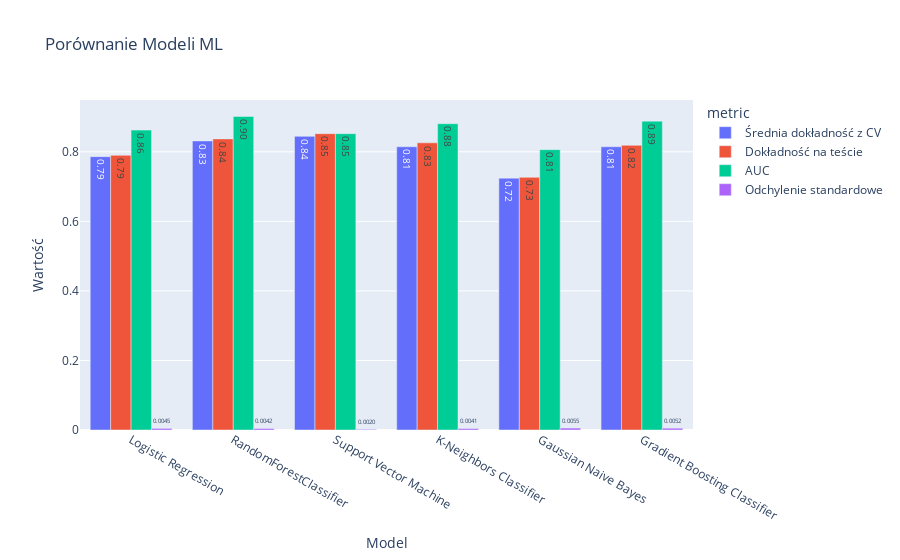

The code cell stored with this chart in its notebook:
### Markdown cell above
### 5.2.1 Chart comparing models
The chart shows a comparison of selected metrics for different machine learning models. Each bar represents a value for one of four metrics: 'Average Accuracy with CV,' 'Accuracy on Test,' 'AUC' (Area Under the ROC Curve), and 'Standard Deviation.'

This chart allows you to quickly compare the performance of models on different metrics, making it easier to draw conclusions about their effectiveness in the classification task being analyzed.

### Code cell
# Convert dataframe to long format
df_long = df.melt(id_vars=['model'], value_vars=['average_cv_score', 'accuracy_test', 'auc', 'std_dev'],
                               var_name='metric', value_name='value')

# Mapping Polish names of metrics
metric_mapping = {
    'average_cv_score': 'Średnia dokładność z CV',
    'std_dev': 'Odchylenie standardowe',
    'accuracy_test': 'Dokładność na teście',
    'auc': 'AUC'
}

df_long['metric'] = df_long['metric'].map(metric_mapping)

# Add labels to the top of bars with custom formatting
df_long['text'] = df_long.apply(lambda x: f'{x["value"]:.4f}' if x['metric'] == 'Odchylenie standardowe' else f'{x["value"]:.2f}', axis=1)

# Create the bar chart
fig = px.bar(df_long, x='model', y='value', color='metric',
             title='Porównanie Modeli ML',
             labels={'value': 'Wartość', 'variable': 'Metryka', 'model': 'Model'},
             barmode='group',
             text='text')

# Display the chart
fig.show()

### Figure 1 — Plotly figure (JSON) as saved in the notebook; plotly's stock layout.template omitted (floating-point values rounded to 4 significant figures)
{"data": [{"alignmentgroup": "True", "hovertemplate": "metric=Średnia dokładność z CV<br>Model=%{x}<br>Wartość=%{y}<br>text=%{text}<extra></extra>", "legendgroup": "Średnia dokładność z CV", "marker": {"color": "#636efa", "pattern": {"shape": ""}}, "name": "Średnia dokładność z CV", "offsetgroup": "Średnia dokładność z CV", "orientation": "v", "showlegend": true, "text": ["0.79", "0.83", "0.84", "0.81", "0.72", "0.81"], "textposition": "auto", "type": "bar", "x": ["Logistic Regression", "RandomForestClassifier", "Support Vector Machine", "K-Neighbors Classifier", "Gaussian Naive Bayes", "Gradient Boosting Classifier"], "xaxis": "x", "y": [0.786, 0.8314, 0.8444, 0.8145, 0.7243, 0.8145], "yaxis": "y"}, {"alignmentgroup": "True", "hovertemplate": "metric=Dokładność na teście<br>Model=%{x}<br>Wartość=%{y}<br>text=%{text}<extra></extra>", "legendgroup": "Dokładność na teście", "marker": {"color": "#EF553B", "pattern": {"shape": ""}}, "name": "Dokładność na teście", "offsetgroup": "Dokładność na teście", "orientation": "v", "showlegend": true, "text": ["0.79", "0.84", "0.85", "0.83", "0.73", "0.82"], "textposition": "auto", "type": "bar", "x": ["Logistic Regression", "RandomForestClassifier", "Support Vector Machine", "K-Neighbors Classifier", "Gaussian Naive Bayes", "Gradient Boosting Classifier"], "xaxis": "x", "y": [0.7898, 0.8372, 0.8522, 0.8259, 0.7266, 0.8187], "yaxis": "y"}, {"alignmentgroup": "True", "hovertemplate": "metric=AUC<br>Model=%{x}<br>Wartość=%{y}<br>text=%{text}<extra></extra>", "legendgroup": "AUC", "marker": {"color": "#00cc96", "pattern": {"shape": ""}}, "name": "AUC", "offsetgroup": "AUC", "orientation": "v", "showlegend": true, "text": ["0.86", "0.90", "0.85", "0.88", "0.81", "0.89"], "textposition": "auto", "type": "bar", "x": ["Logistic Regression", "RandomForestClassifier", "Support Vector Machine", "K-Neighbors Classifier", "Gaussian Naive Bayes", "Gradient Boosting Classifier"], "xaxis": "x", "y": [0.8624, 0.9016, 0.8522, 0.8809, 0.8063, 0.8882], "yaxis": "y"}, {"alignmentgroup": "True", "hovertemplate": "metric=Odchylenie standardowe<br>Model=%{x}<br>Wartość=%{y}<br>text=%{text}<extra></extra>", "legendgroup": "Odchylenie standardowe", "marker": {"color": "#ab63fa", "pattern": {"shape": ""}}, "name": "Odchylenie standardowe", "offsetgroup": "Odchylenie standardowe", "orientation": "v", "showlegend": true, "text": ["0.0045", "0.0042", "0.0020", "0.0041", "0.0055", "0.0052"], "textposition": "auto", "type": "bar", "x": ["Logistic Regression", "RandomForestClassifier", "Support Vector Machine", "K-Neighbors Classifier", "Gaussian Naive Bayes", "Gradient Boosting Classifier"], "xaxis": "x", "y": [0.004532, 0.004221, 0.001977, 0.004106, 0.005508, 0.005167], "yaxis": "y"}], "layout": {"autosize": true, "barmode": "group", "legend": {"title": {"text": "metric"}, "tracegroupgap": 0}, "title": {"text": "Porównanie Modeli ML"}, "xaxis": {"anchor": "y", "autorange": true, "domain": [0, 1], "range": [-0.5, 5.5], "title": {"text": "Model"}, "type": "category"}, "yaxis": {"anchor": "x", "autorange": true, "domain": [0, 1], "range": [0, 0.949], "title": {"text": "Wartość"}, "type": "linear"}}}
